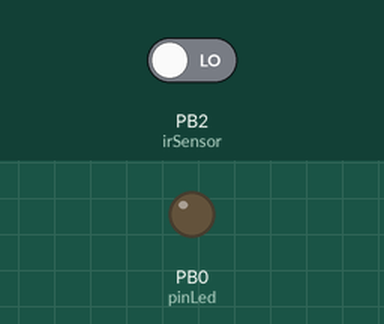
Recording of a sketch running on a simulated ATtiny85, built with avr-gcc and run on an emulated ATtiny85. On the bench: output pins drawn as LEDs (lit = HIGH). The test bench sets the inputs (shaded band); at power-on: PB2 (irSensor) LOW. Sleep ends after the set time or at an interrupt.

Above: at 2.3 s.
2.4 s: PB2 (irSensor) driven HIGH
At 3.1 s:
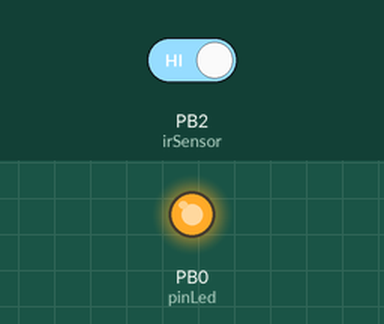
4.0 s: PB2 (irSensor) driven LOW
At 5.4 s:
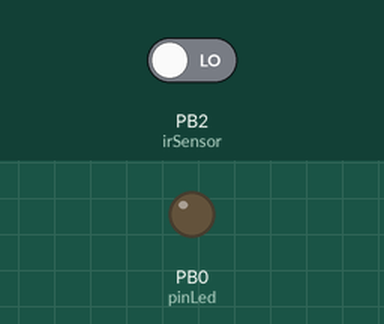
Timing chart, 0 to 7.0 s (numbered marks = the images above; inputs shaded):
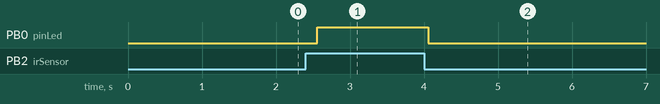

Measured:
- after the input at 2.4 s, PB0 (pinLed): LOW → HIGH after 0.16 s
- after the input at 4.0 s, PB0 (pinLed): HIGH → LOW after 0.06 s

The sketch:

attiny_pir_rf_send.ino
```cpp
#include <avr/sleep.h> //Needed for sleep_mode
#include <avr/wdt.h> //Needed to enable/disable watch dog timer

int pinLed = 0;
int irSensor = 2; // (pin 7 on chip)

void setup(){
  pinMode(pinLed,OUTPUT);
  pinMode(irSensor,INPUT);
    //Power down various bits of hardware to lower power usage
  set_sleep_mode(SLEEP_MODE_PWR_DOWN); //Power down everything, wake up from WDT
  sleep_enable();
}

void loop(){
  ADCSRA &= ~(1<<ADEN); //Disable ADC, saves ~230uA
  setup_watchdog(5); //Setup watchdog to go off after 1sec
  sleep_mode(); //Go to sleep! Wake up 1sec later and check water

  //Check for water
  ADCSRA |= (1<<ADEN); //Enable ADC
    int val = digitalRead(irSensor);
    while (val == HIGH) {
        digitalWrite(pinLed, HIGH);   // turn the LED on (HIGH is the voltage level)
      delay(500);               // wait for a second
      val = digitalRead(irSensor);
    }
      digitalWrite(pinLed, LOW);    // turn the LED off by making the voltage LOW
}

//This runs each time the watch dog wakes us up from sleep
ISR(WDT_vect) {
  //Don't do anything. This is just here so that we wake up.
}

//Sets the watchdog timer to wake us up, but not reset
//0=16ms, 1=32ms, 2=64ms, 3=128ms, 4=250ms, 5=500ms
//6=1sec, 7=2sec, 8=4sec, 9=8sec
//From: http://interface.khm.de/index.php/lab/experiments/sleep_watchdog_battery/
void setup_watchdog(int timerPrescaler) {

  if (timerPrescaler > 9 ) timerPrescaler = 9; //Limit incoming amount to legal settings

  byte bb = timerPrescaler & 7;
  if (timerPrescaler > 7) bb |= (1<<5); //Set the special 5th bit if necessary

  //This order of commands is important and cannot be combined
  MCUSR &= ~(1<<WDRF); //Clear the watch dog reset
  WDTCR |= (1<<WDCE) | (1<<WDE); //Set WD_change enable, set WD enable
  WDTCR = bb; //Set new watchdog timeout value
  WDTCR |= _BV(WDIE); //Set the interrupt enable, this will keep unit from resetting after each int
}
```
